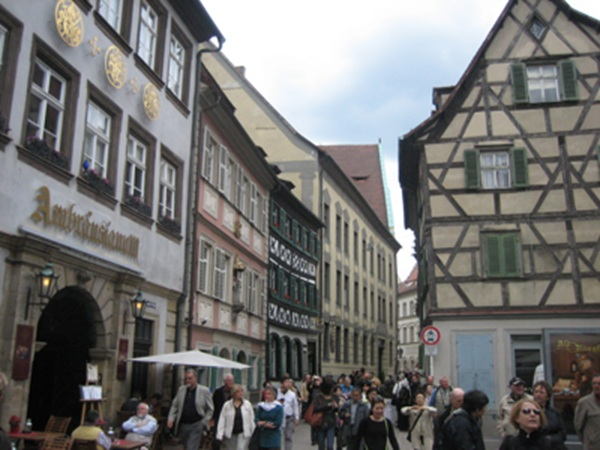
#> input picture hw3/city.jpg, 600 x 450 px, found by its file name
$ python frequency_domain.py   (older library calls are emulated)
#> lines starting #> are read from the running program, lines starting #| are printed output that depends on the picture
from scipy import fftpack
from PIL import Image, ImageDraw, ImageFilter
import numpy as np
from matplotlib import pyplot as plt
from numpy.fft import fft2, ifft2, fftshift, ifftshift
import math
import cv2
import time

IN_FILE = 'hw3/city.jpg'

pillow_img = Image.open(IN_FILE).convert('L')
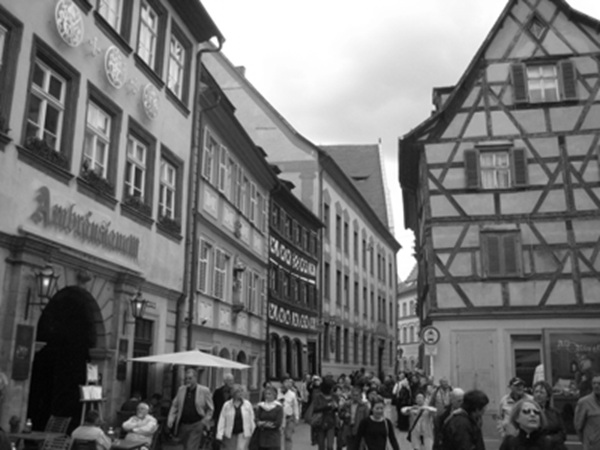
#> pillow_img: PIL image 600x450 L; min 0, max 255, mean 113.9
IMG_W, IMG_H = pillow_img.size
#> IMG_W = 600; IMG_H = 450
img = np.array(pillow_img)

dft = cv2.dft(np.float32(img),flags = cv2.DFT_COMPLEX_OUTPUT)
dft_shift = np.fft.fftshift(dft)
magnitude_spectrum = 20*np.log(cv2.magnitude(dft_shift[:,:,0],dft_shift[:,:,1]))
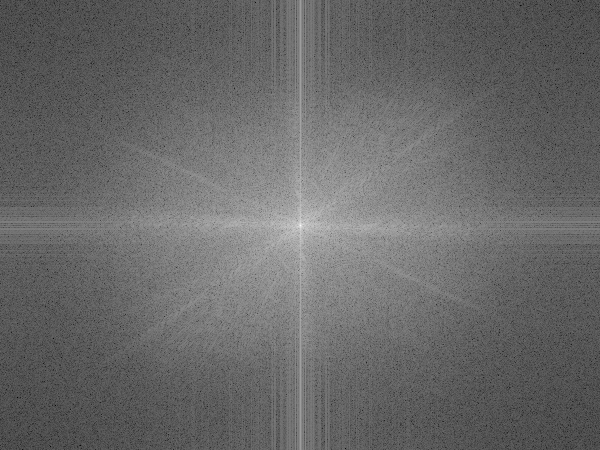
#> magnitude_spectrum: shape (450, 600) float32; min -0.18, max 344.8, mean 141.5; drawn with min black and max white
plt.figure(figsize=(11,6))
plt.subplot(121),plt.imshow(img, cmap = 'gray')
plt.title('Input Image'), plt.xticks([]), plt.yticks([])
plt.subplot(122),plt.imshow(magnitude_spectrum, cmap = 'gray')
plt.title('Magnitude Spectrum'), plt.xticks([]), plt.yticks([])
plt.show()


start_time = time.time()

figure_size = 7

new_image = cv2.medianBlur(img, figure_size)
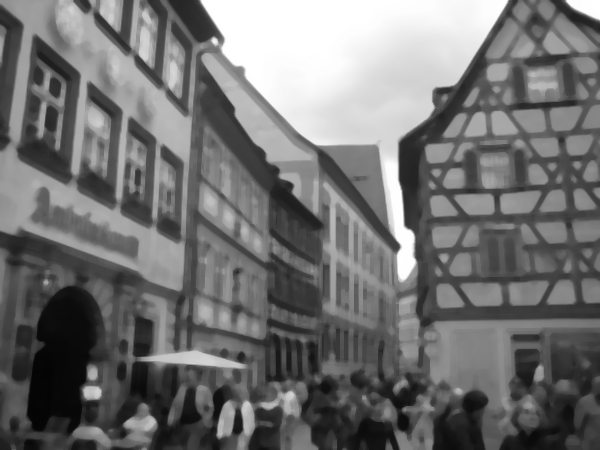
#> new_image: shape (450, 600); min 4, max 255, mean 113.5
plt.figure(figsize=(11,6))
plt.subplot(121), plt.imshow(img, cmap='gray'),plt.title('Original')
plt.xticks([]), plt.yticks([])
plt.subplot(122), plt.imshow(new_image, cmap='gray'),plt.title('Median Filter')
plt.xticks([]), plt.yticks([])
plt.show()

print("--- %s seconds ---" % (time.time() - start_time))

new_image = cv2.Laplacian(img,cv2.CV_64F)
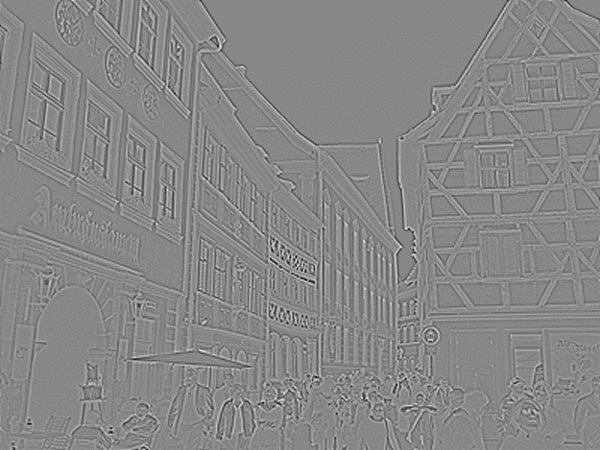
#> new_image: shape (450, 600) float64; min -138, max 122, mean 0; drawn with min black and max white
plt.figure(figsize=(11,6))
plt.subplot(131), plt.imshow(img, cmap='gray'),plt.title('Original')
plt.xticks([]), plt.yticks([])
plt.subplot(132), plt.imshow(new_image, cmap='gray'),plt.title('Laplacian')
plt.xticks([]), plt.yticks([])
plt.subplot(133), plt.imshow(img + new_image, cmap='gray'),plt.title('Resulting image')
plt.xticks([]), plt.yticks([])
plt.show()
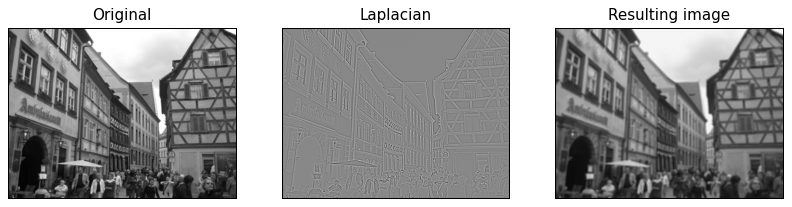
#> figure drawn by matplotlib, 3 panels

rows, cols = img.shape
#> rows = 450; cols = 600
crow,ccol = rows//2 , cols//2
#> crow = 225; ccol = 300
mask = np.zeros((rows,cols,2),np.uint8)
mask[crow-30:crow+30, ccol-30:ccol+30] = 1
fshift = dft_shift*mask
f_ishift = np.fft.ifftshift(fshift)
img_back = cv2.idft(f_ishift)
img_back = cv2.magnitude(img_back[:,:,0],img_back[:,:,1])
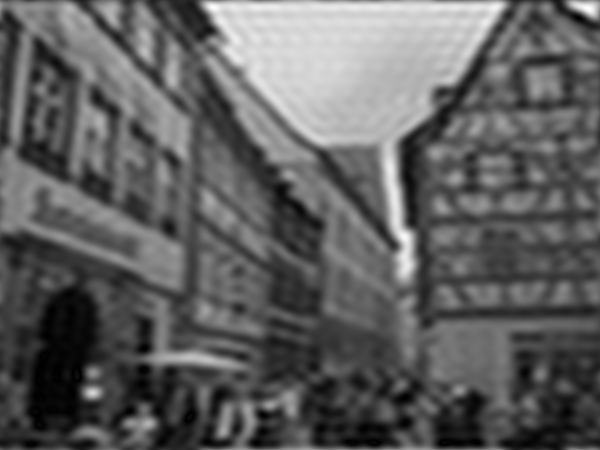
#> img_back: shape (450, 600) float32; min 19322.1, max 81293024, mean 30761806; drawn with min black and max white
plt.figure(figsize=(11,6))
plt.subplot(121),plt.imshow(img, cmap = 'gray')
plt.title('Input Image'), plt.xticks([]), plt.yticks([])
plt.subplot(122),plt.imshow(img_back, cmap = 'gray')
plt.title('Low Pass Filter'), plt.xticks([]), plt.yticks([])
plt.show()

image = cv2.imread('hw3/city.jpg')
image = cv2.cvtColor(image, cv2.COLOR_BGR2HSV)
#> image: shape (450, 600, 3); mean H, S, V 57.6, 28.5, 119.4

new_image = cv2.GaussianBlur(image, (figure_size, figure_size),0)
#> new_image: shape (450, 600, 3); mean H, S, V 57.6, 28.5, 119.4
plt.figure(figsize=(11,6))
plt.subplot(121), plt.imshow(cv2.cvtColor(image, cv2.COLOR_HSV2RGB)),plt.title('Original')
plt.xticks([]), plt.yticks([])
plt.subplot(122), plt.imshow(cv2.cvtColor(new_image, cv2.COLOR_HSV2RGB)),plt.title('Gaussian Filter')
plt.xticks([]), plt.yticks([])
plt.show()
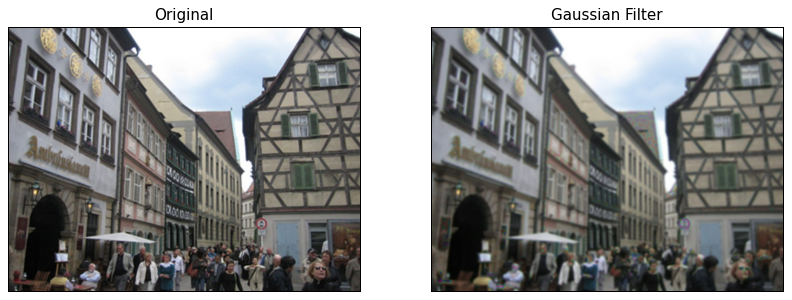
#> figure drawn by matplotlib, 2 panels

$ run again, with hw3/fig.4.59.png saved as hw3/city.jpg
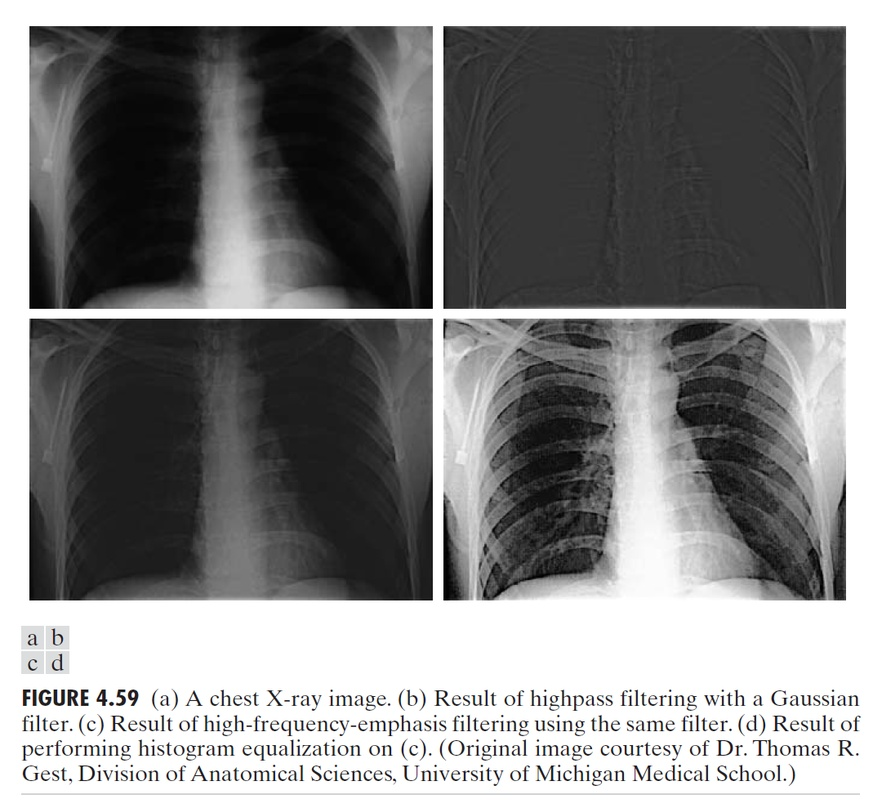
#> input picture hw3/fig.4.59.png, 873 x 808 px, shrunk from 1069 x 989 before the run, found by its file name
#> `new_image = cv2.Laplacian(img,cv2.CV_64F)`:
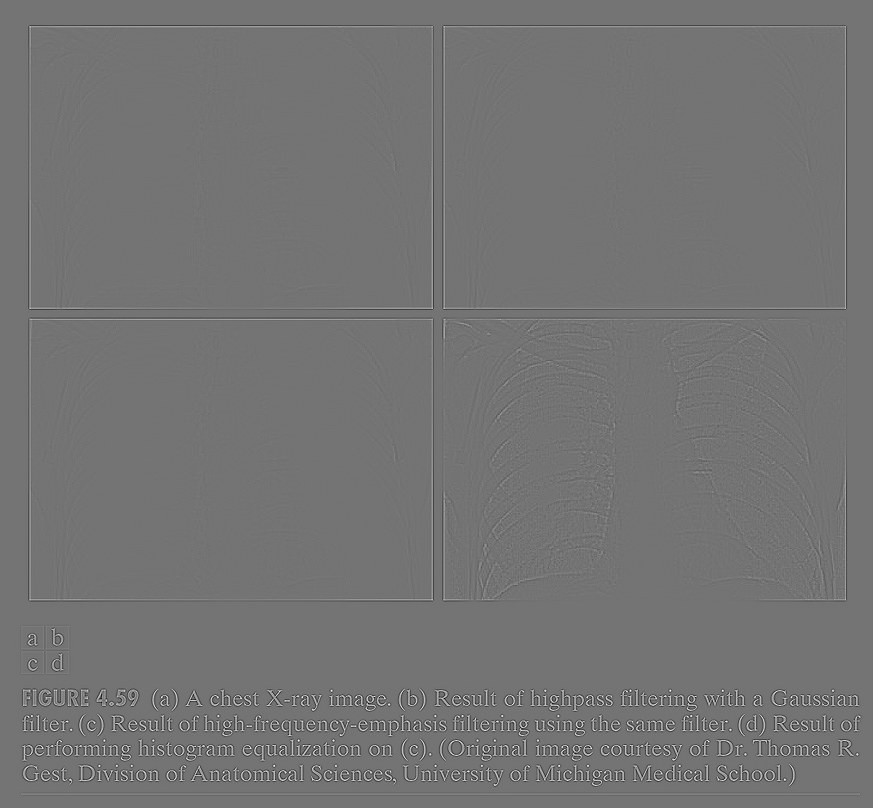
#> new_image: shape (808, 873) float64; min -446, max 534, mean 0; drawn with min black and max white
#> `plt.show()`:
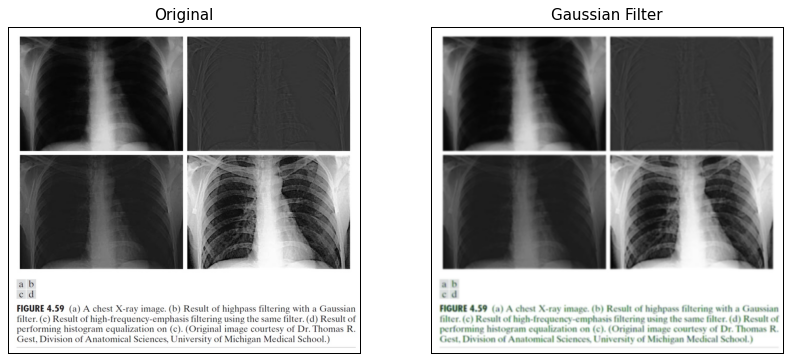
#> figure drawn by matplotlib, 2 panels
